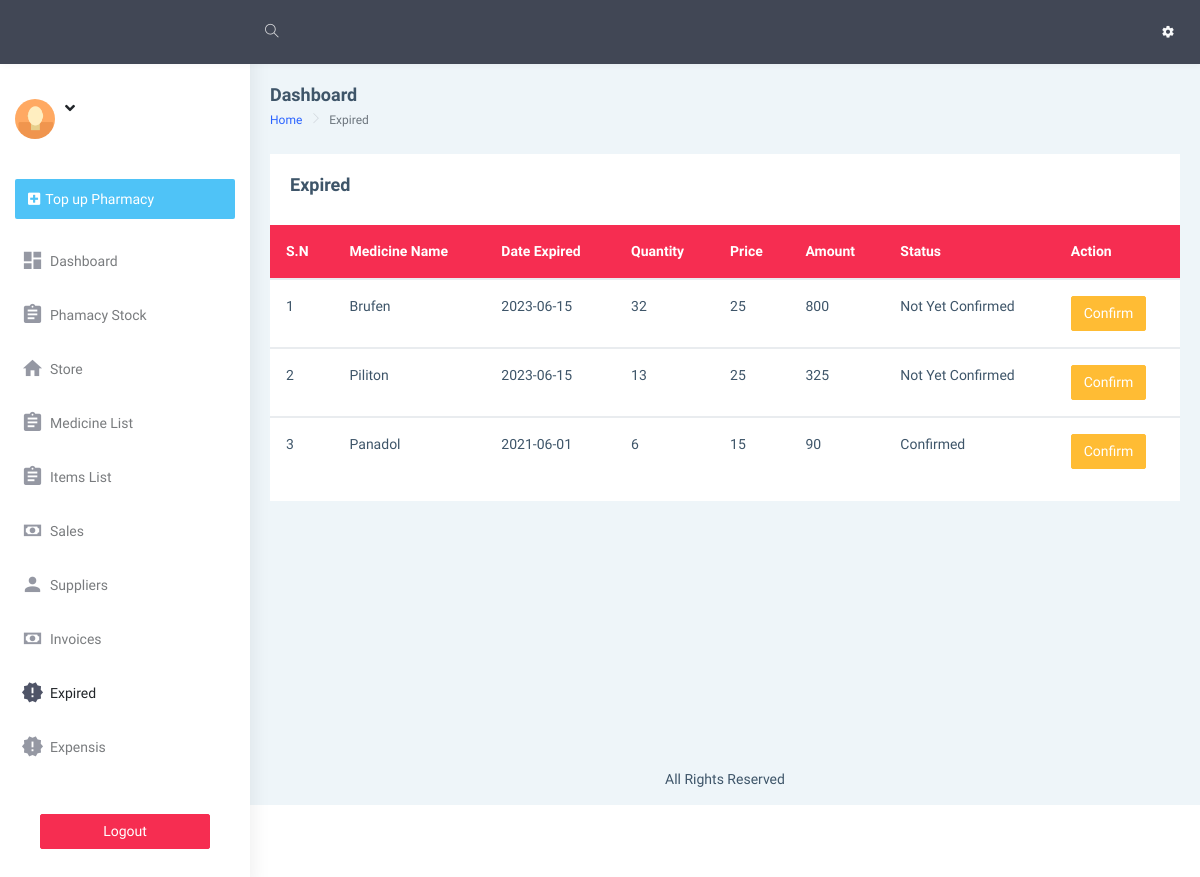
/dashboard/expired.php, run on an earlier commit of the app's database.
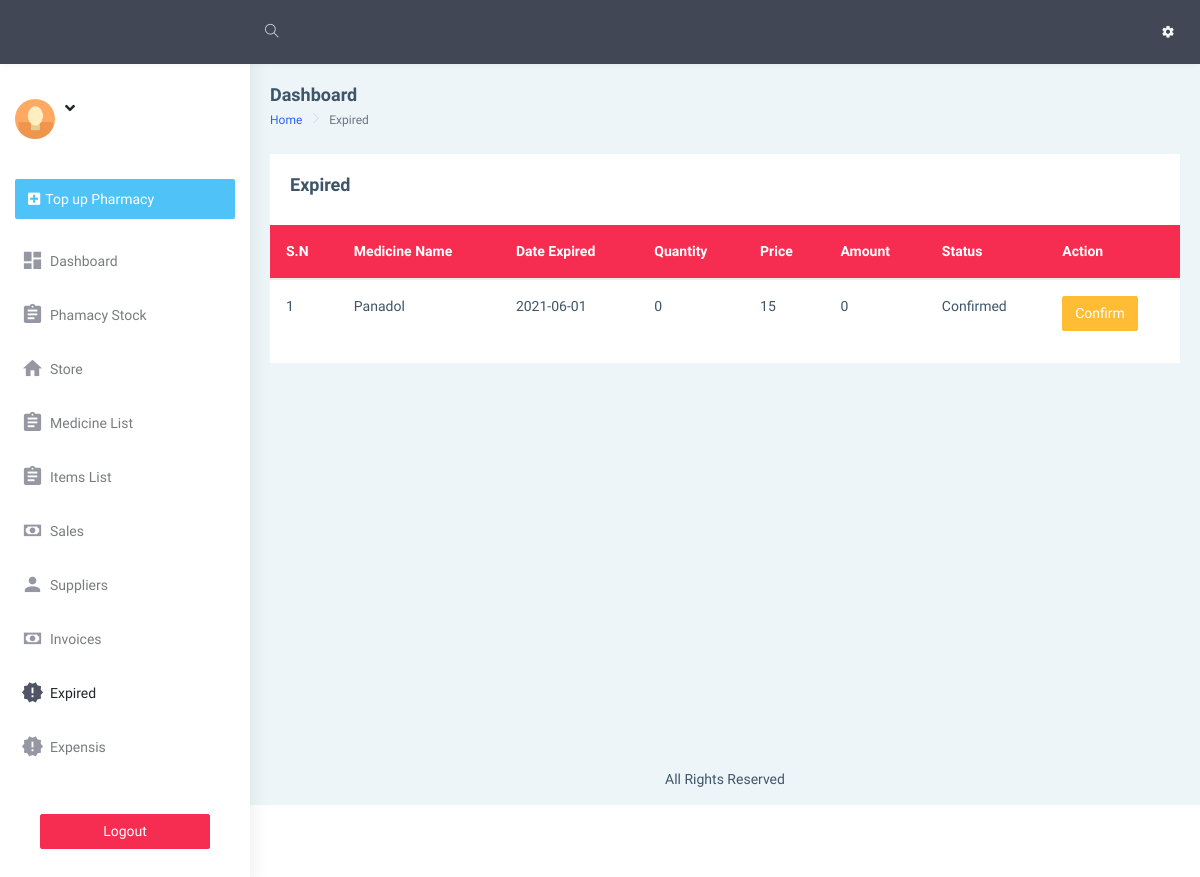
And on a later commit of the database.
### tables this page shows
CREATE TABLE `store` (
  `id` int(10) NOT NULL,
  `medicine_name` varchar(255) NOT NULL,
  `date_received` date NOT NULL,
  `Qty` varchar(255) NOT NULL DEFAULT '0',
  `expiry_date` date NOT NULL DEFAULT current_timestamp(),
  `amount` varchar(255) NOT NULL,
  `stock_out` varchar(255) NOT NULL DEFAULT '0',
  `price` varchar(255) NOT NULL DEFAULT '0',
  `capacity` varchar(255) NOT NULL,
  `type` varchar(255) NOT NULL,
  `dosage_sold` varchar(255) NOT NULL,
  `dosage` varchar(255) NOT NULL,
  `price_dosage` varchar(255) NOT NULL DEFAULT '0',
  `app` varchar(255) NOT NULL,
  `half_dosage_price` int(11) NOT NULL,
  `confirm` varchar(10) NOT NULL DEFAULT '0'
);

### dashboard/expired.php (the view, shortened to what this page needs)
<!DOCTYPE html>
<html dir="ltr" lang="en">
<?php
require "includes/head.php";
?>
<body>
    <div id="main-wrapper" data-layout="vertical" data-navbarbg="skin5" data-sidebartype="full"
        data-sidebar-position="absolute" data-header-position="absolute" data-boxed-layout="full">
        <?php require "includes/header.php"?>
       <?php require "includes/aside.php";?>
        <div class="page-wrapper">
            <div class="page-breadcrumb">
                <div class="row align-items-center">
                    <div class="col-5">
                        <h4 class="page-title">Dashboard</h4>
                        <div class="d-flex align-items-center">
                            <nav aria-label="breadcrumb">
                                <ol class="breadcrumb">
                                    <li class="breadcrumb-item"><a href="index.php">Home</a></li>
                                    <li class="breadcrumb-item active" aria-current="page">Expired</li>
                                </ol>
                            </nav>
                        </div>
                    </div>
                </div>
            </div>
            <div class="container-fluid">
                <div class="row">
                    <div class="col-12">
                        <div class="card ">
                            <div class="card-body">
                                <div class="d-md-flex align-items-center">
                                    <div>
                                        <h4 class="card-title"> Expired </h4>
                                    </div>
									</div>
                                <?php
														require "includes/conn.php";
                                                        $sql ="SELECT * FROM store";
                  $res = mysqli_query($conn,$sql);
                  if ($res == TRUE) {
                      $count = mysqli_num_rows($res);
                      if($count > 0){
                          while ($rows=mysqli_fetch_assoc($res)) {
                              $drug_expiry_date = date("Y-m-d", strtotime(date("Y-m-d")));
                         ?>
                                                   <?php
                          }
                      }
                  }
              ?>
                            </div>
                            <div class="table-responsive">
                                <table class="table v-middle">
                                    <thead>
                                    <tr class="bg-danger text-white">
                                            <th class="border-top-0">S.N</th>
                                            <th class="border-top-0">Medicine Name</th>
                                            <th class="border-top-0">Date Expired</th>
                                            <th class="border-top-0">Quantity</th>
											<th class="border-top-0">Price</th>
                                            <th class="border-top-0">Amount</th>
                                            <th class="border-top-0">Status</th>
											<th class="border-top-0">Action</th>
                                        </tr>
                                    </thead>
                                    		 <?php
																	  $sql ="SELECT * FROM store WHERE expiry_date < '$drug_expiry_date'";
								$res = mysqli_query($conn,$sql);
								if ($res == TRUE) {
									$count = mysqli_num_rows($res);
									$sn=1;
									if($count > 0){
										while ($rows=mysqli_fetch_assoc($res)) {
											$id=$rows['id'];
											$medicine_name=$rows['medicine_name'];
											$Qty=$rows['Qty'];
											$price=$rows['price'];
											$expiry_date= $rows['expiry_date'];
											$dosage_sold= $rows['dosage_sold'];
											$price_dosage= $rows['price_dosage'];
                                            $confirm= $rows['confirm'];
									   ?>
                                   <tbody>
										<td>
											<?php echo $sn++;?>
										</td>
										<td>
											<?php echo $medicine_name;?>
										</td>
										<td>
											<?php echo $expiry_date;?>
										</td>
										<td>
											<?php echo $Qty;?>
										</td>
										<td>
                                <?php
                                           if ($dosage_sold == "Yes") {
                                            echo "$price_dosage";
                                           }else {
                                               echo "$price";
                                           }
                                       ?>
										</td>
										<td>
                                        <?php
                                        if ($price_dosage == '') {
                                            $price_dosage = '0';
                                        }
                                        else {
                                            $price_dosage = $rows['dosage_sold'];
                                        }
                                          $dosage_sold_total = $Qty * $price_dosage;
                                          $total = $Qty * $price;
                                           if ($dosage_sold == "Yes") {
                                            echo "$dosage_sold_total";
                                           }else {
                                               echo "$total";
                                           }
                                       ?>
										</td>
                                        <td>
                                           <?php
                                           if ($confirm == '0') {
                                               echo "Not Yet Confirmed";
                                           }else {
                                            echo "Confirmed";
                                           }
                                           ?>
                                        </td>
                                        <td>
											<a href="delete_expired.php?id=<?php echo $id;?>" class="btn btn-warning"> Confirm</a>
										</td>
								   </tbody>
								    <?php
										}
									}
								}
							?>
                                </table>
                            </div>
                        </div>
                    </div>
                </div>
            </div>
            <footer class="footer text-center">
                All Rights Reserved
            </footer>
        </div>
    </div>
</body>
</html>

### dashboard/includes/head.php (shortened to what this page needs)
<head>
    <link href="assets/libs/chartist/dist/chartist.min.css" rel="stylesheet">
    <link href="dist/css/style.min.css" rel="stylesheet">
</head>

### dashboard/includes/header.php (shortened to what this page needs)
<header class="topbar" data-navbarbg="skin5">
            <nav class="navbar top-navbar navbar-expand-md navbar-dark">
                <div class="navbar-collapse collapse" id="navbarSupportedContent" data-navbarbg="skin5">
                    <ul class="navbar-nav float-left mr-auto">
                        <li class="nav-item search-box"> <a class="nav-link waves-effect waves-dark"
                                href="javascript:void(0)"><i class="ti-search"></i></a>
                        </li>
                    </ul>
                        <ul class="navbar-nav float-right">
                        <li class="nav-item dropdown">
                            <a class="nav-link dropdown-toggle text-muted waves-effect waves-dark pro-pic" href=""
                                data-toggle="dropdown" aria-haspopup="true" aria-expanded="false"><i class="mdi mdi-settings text-light font-weight-bold"></i></a>
                        </li>
                    </ul>
                </div>
            </nav>
        </header>

### dashboard/includes/aside.php (shortened to what this page needs)
<aside class="left-sidebar" data-sidebarbg="skin6">
           <div class="scroll-sidebar">
               <nav class="sidebar-nav">
                   <ul id="sidebarnav">
                       <li>
                           <div class="user-profile d-flex no-block dropdown m-t-20">
                               <div class="user-pic"><img src="assets/images/users/1.jpg" alt="users"
                                       class="rounded-circle" width="40" /></div>
                               <div class="user-content hide-menu m-l-10">
                                   <a href="javascript:void(0)" class="" id="Userdd" role="button"
                                       data-toggle="dropdown" aria-haspopup="true" aria-expanded="false">
                                       <h5 class="m-b-0 user-name font-medium"><?php if(isset($_SESSION['sessionUsername'])){
                                           }?> <i
                                               class="fa fa-angle-down"></i></h5>
                                       <span class="op-5 user-email"><?php echo $name;?> </span><br>
                                   </a>
                               </div>
                           </div>
                       </li>
                       <li class="p-15 m-t-10"><a href="pharmacy_stock.php"
                               class="btn btn-block create-btn text-white no-block d-flex align-items-center"><i
                                   class="fa fa-plus-square"></i> <span class="hide-menu m-l-5">Top up Pharmacy<span> </a>
                       </li>
                       <li class="sidebar-item"> <a class="sidebar-link waves-effect waves-dark sidebar-link"
                               href="index.php" aria-expanded="false"><i class="mdi mdi-view-dashboard"></i><span
                                   class="hide-menu">Dashboard</span></a></li>
					<li class="sidebar-item"> <a class="sidebar-link waves-effect waves-dark sidebar-link"
                               href="pharmacy_stock.php" aria-expanded="false"><i
                                   class="mdi mdi-clipboard-text"></i><span class="hide-menu">Phamacy Stock</span></a></li>
								<li class="sidebar-item"> <a class="sidebar-link waves-effect waves-dark sidebar-link"
                               href="receiving.php" aria-expanded="false"><i
                                   class="mdi mdi-home"></i><span class="hide-menu">Store</span></a></li>
					<li class="sidebar-item"> <a class="sidebar-link waves-effect waves-dark sidebar-link"
                               href="medicine_list.php" aria-expanded="false"><i class="mdi mdi-clipboard-text"></i><span
                                   class="hide-menu">Medicine List</span></a></li>
								<li class="sidebar-item"> <a class="sidebar-link waves-effect waves-dark sidebar-link"
                               href="items_list.php" aria-expanded="false"><i class="mdi mdi-clipboard-text "></i><span
                                   class="hide-menu">Items List</span></a></li>
					<li class="sidebar-item"> <a class="sidebar-link waves-effect waves-red sidebar-link "
                               href="sales_report.php" aria-expanded="false"><i class="mdi mdi-cash"></i><span
                                   class="hide-menu">Sales</span></a></li>
					<li class="sidebar-item"> <a class="sidebar-link waves-effect waves-red sidebar-link "
                               href="suppliers.php" aria-expanded="false"><i class="mdi mdi-account"></i><span
                                   class="hide-menu">Suppliers</span></a></li>
					<li class="sidebar-item"> <a class="sidebar-link waves-effect waves-red sidebar-link "
                               href="invoice.php" aria-expanded="false"><i class="mdi mdi-cash"></i><span
                                   class="hide-menu">Invoices</span></a></li>
					<li class="sidebar-item"> <a class="sidebar-link waves-effect waves-red sidebar-link "
                               href="expired.php" aria-expanded="false"><i class="mdi mdi-alert-octagram"></i><span
                                   class="hide-menu">Expired</span></a></li>
					<li class="sidebar-item"> <a class="sidebar-link waves-effect waves-red sidebar-link "
                               href="expensis.php" aria-expanded="false"><i class="mdi mdi-alert-octagram"></i><span
                                   class="hide-menu">Expensis</span></a></li>
                                   <li class="text-center p-40 upgrade-btn">
                 <a href="includes/logout.php"
                     class="btn btn-block btn-danger text-white" >Logout</a>
             </li>
                   </ul>
               </nav>
           </div>
       </aside>

What changed in the data, as far as the page shows it:
removed store: medicine_name "Brufen", expiry_date "2023-06-15", Qty "32", price "25", total "800", confirm "Not Yet Confirmed"
removed store: medicine_name "Piliton", expiry_date "2023-06-15", Qty "13", price "25", total "325", confirm "Not Yet Confirmed"
changed store "Panadol": Qty "6" → "0"; Qty "90" → "0"
